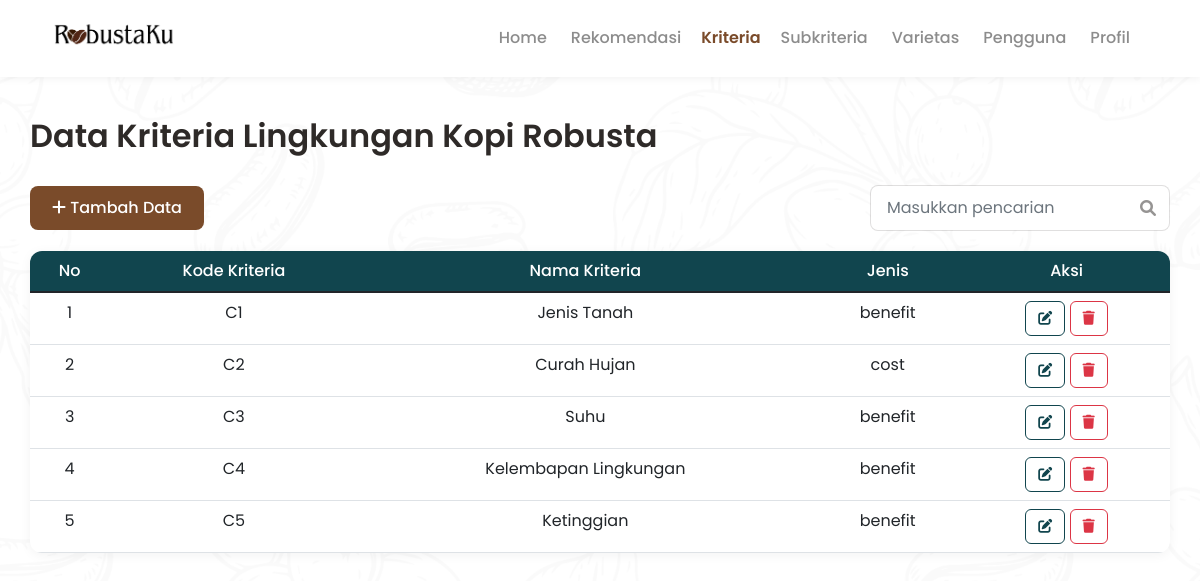
/kriteria.php (signed in), run on an earlier commit of the app's database.
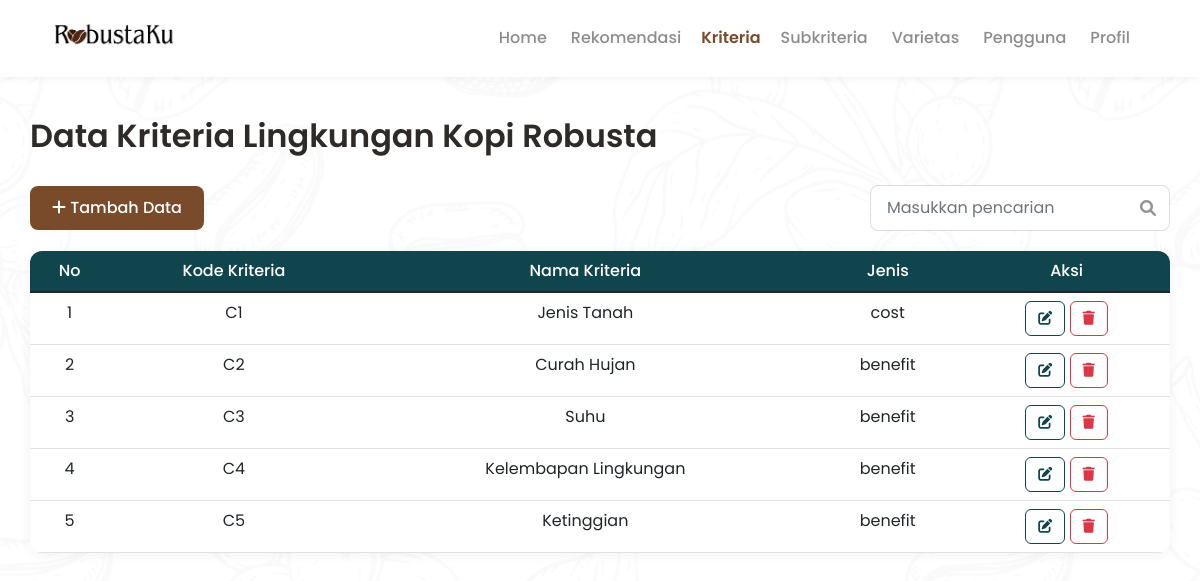
And on a later commit of the database.
### tables this page shows
CREATE TABLE `kriteria` (
  `id_kriteria` int(11) NOT NULL,
  `kode_kriteria` varchar(20) NOT NULL,
  `nama_kriteria` varchar(50) NOT NULL,
  `jenis_kriteria` set('benefit','cost') NOT NULL
);

### kriteria.php (the view, shortened to what this page needs)
<?php
include "koneksi.php";
$query = mysqli_query($koneksi, "SELECT * FROM kriteria ORDER BY id_kriteria ASC");
?>
<!DOCTYPE html>
<html lang="id">
<head>
    <link href="https://cdn.jsdelivr.net/npm/bootstrap@5.1.3/dist/css/bootstrap.min.css" rel="stylesheet">
    <link rel="stylesheet" href="https://cdnjs.cloudflare.com/ajax/libs/font-awesome/6.0.0/css/all.min.css">
</head>
<body>
    <nav class="navbar navbar-expand-lg navbar-custom">
        <div class="container">
            <div class="brand-wrap">
                <a href="homepage.php"><img src="assets/img/logo_robustaku.png" alt="RobustaKu Logo"></a>
            </div>
            <div class="collapse navbar-collapse justify-content-end" id="navMenu">
                <ul class="navbar-nav align-items-center me-3">
                    <li class="nav-item"><a class="nav-link unactive" href="homepage.php">Home</a></li>
                    <li class="nav-item"><a class="nav-link unactive" href="rekomendasi.php">Rekomendasi</a></li>
                    <li class="nav-item"><a class="nav-link active" href="kriteria.php">Kriteria</a></li>
                    <li class="nav-item"><a class="nav-link unactive" href="subkriteria.php">Subkriteria</a></li>
                    <li class="nav-item"><a class="nav-link unactive" href="varietas.php">Varietas</a></li>
                    <li class="nav-item"><a class="nav-link unactive" href="pengguna.php">Pengguna</a></li>
                    <li class="nav-item"><a class="nav-link unactive" href="profil.php">Profil</a></li>
                </ul>
            </div>
        </div>
    </nav>
    <div class="container container-content">
        <h2>Data Kriteria Lingkungan Kopi Robusta</h2>
        <div class="d-flex justify-content-between align-items-center mb-3">
            <button class="btn-primary" data-bs-toggle="modal" data-bs-target="#modalTambah">
                <i class="fas fa-plus"></i> Tambah Data
            </button>
            <div class="search-box">
                <input type="text" id="searchInput" class="form-control" placeholder="Masukkan pencarian">
                <i class="fas fa-search"></i>
            </div>
        </div>
        <div class="table-container">
            <table class="table table-hover mb-0" id="dataTable">
                <thead>
                    <tr>
                        <th>No</th>
                        <th>Kode Kriteria</th>
                        <th>Nama Kriteria</th>
                        <th>Jenis</th>
                        <th>Aksi</th>
                    </tr>
                </thead>
                <tbody>
                    <?php
                    $no = 1;
                    while ($data = mysqli_fetch_array($query)) {
                        echo "<tr>
                                <td>{$no}</td>
                                <td>{$data['kode_kriteria']}</td>
                                <td>{$data['nama_kriteria']}</td>
                                <td>{$data['jenis_kriteria']}</td>
                                <td>
                                    <button class='btn-edit' onclick='editData({$data['id_kriteria']}, \"{$data['kode_kriteria']}\", \"{$data['nama_kriteria']}\", \"{$data['jenis_kriteria']}\")'>
                                        <i class='fas fa-edit'></i>
                                    </button>
                                    <button class='btn-hapus' onclick='hapusData({$data['id_kriteria']}, \"{$data['kode_kriteria']}\")'>
                                        <i class='fas fa-trash'></i>
                                    </button>
                                </td>
                              </tr>";
                        $no++;
                    }
                    ?>
                </tbody>
            </table>
        </div>
    </div>
</body>
</html>

What changed in the data, as far as the page shows it:
changed kriteria "Jenis Tanah": jenis_kriteria "benefit" → "cost"
changed kriteria "Curah Hujan": jenis_kriteria "cost" → "benefit"
